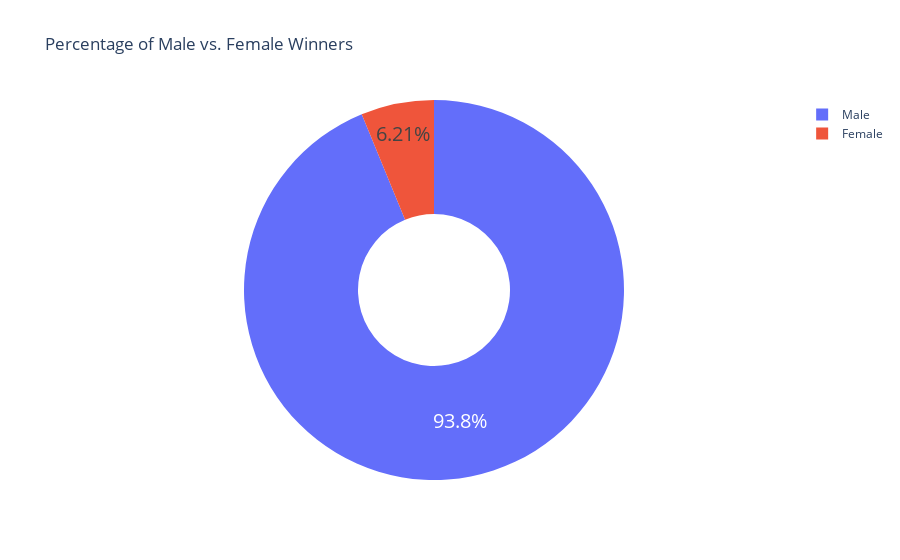

The cell this chart's notebook holds for it:
### Markdown cell above
**Challenge**: Create a [donut chart using plotly](https://plotly.com/python/pie-charts/) which shows how many prizes went to men compared to how many prizes went to women. What percentage of all the prizes went to women?

### Code cell
gender_distribution = df_data.sex.value_counts()

pie = px.pie(
    title='Percentage of Male vs. Female Winners',
    values=gender_distribution.values,
    names=gender_distribution.index,
    labels=gender_distribution.index,
    hole=0.4
)

pie.update_traces(textposition='inside', textfont_size=20, textinfo='percent')

pie.show()

### Figure 1 — Plotly figure (JSON) as saved in the notebook; plotly's stock layout.template omitted (floating-point values rounded to 4 significant figures)
{"data": [{"domain": {"x": [0, 1], "y": [0, 1]}, "hole": 0.4, "hovertemplate": "label=%{label}<br>value=%{value}<extra></extra>", "labels": ["Male", "Female"], "legendgroup": "", "name": "", "showlegend": true, "textfont": {"size": 20}, "textinfo": "percent", "textposition": "inside", "type": "pie", "values": [876, 58]}], "layout": {"legend": {"tracegroupgap": 0}, "title": {"text": "Percentage of Male vs. Female Winners"}}}
